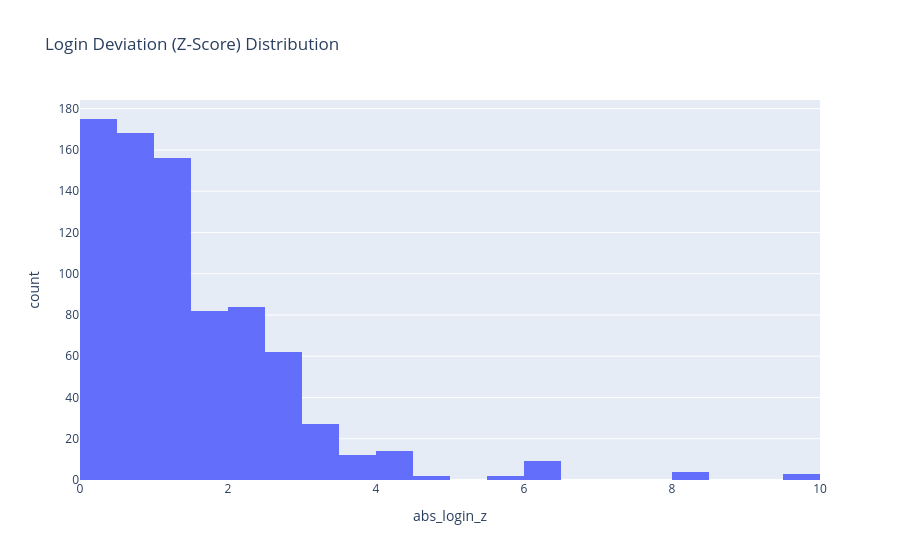

The notebook cell saved with this chart:
### Code cell
fig = px.histogram(
    grouped_df,
    x="abs_login_z",
    nbins=40,
    title="Login Deviation (Z-Score) Distribution",
    hover_data=["session_id", "role"]
)

fig.show()

### Figure 1 — Plotly figure (JSON) as saved in the notebook; plotly's stock layout.template omitted (floating-point values rounded to 4 significant figures; data arrays with more than 128 entries replaced by an {"elided": "..."} marker saying what was removed)
{"data": [{"bingroup": "x", "hovertemplate": "abs_login_z=%{x}<br>count=%{y}<extra></extra>", "legendgroup": "", "marker": {"color": "#636efa", "pattern": {"shape": ""}}, "name": "", "nbinsx": 40, "orientation": "v", "showlegend": false, "type": "histogram", "x": {"elided": "800 float values"}, "xaxis": "x", "yaxis": "y"}], "layout": {"barmode": "relative", "legend": {"tracegroupgap": 0}, "title": {"text": "Login Deviation (Z-Score) Distribution"}, "xaxis": {"anchor": "y", "domain": [0, 1], "title": {"text": "abs_login_z"}}, "yaxis": {"anchor": "x", "domain": [0, 1], "title": {"text": "count"}}}}
